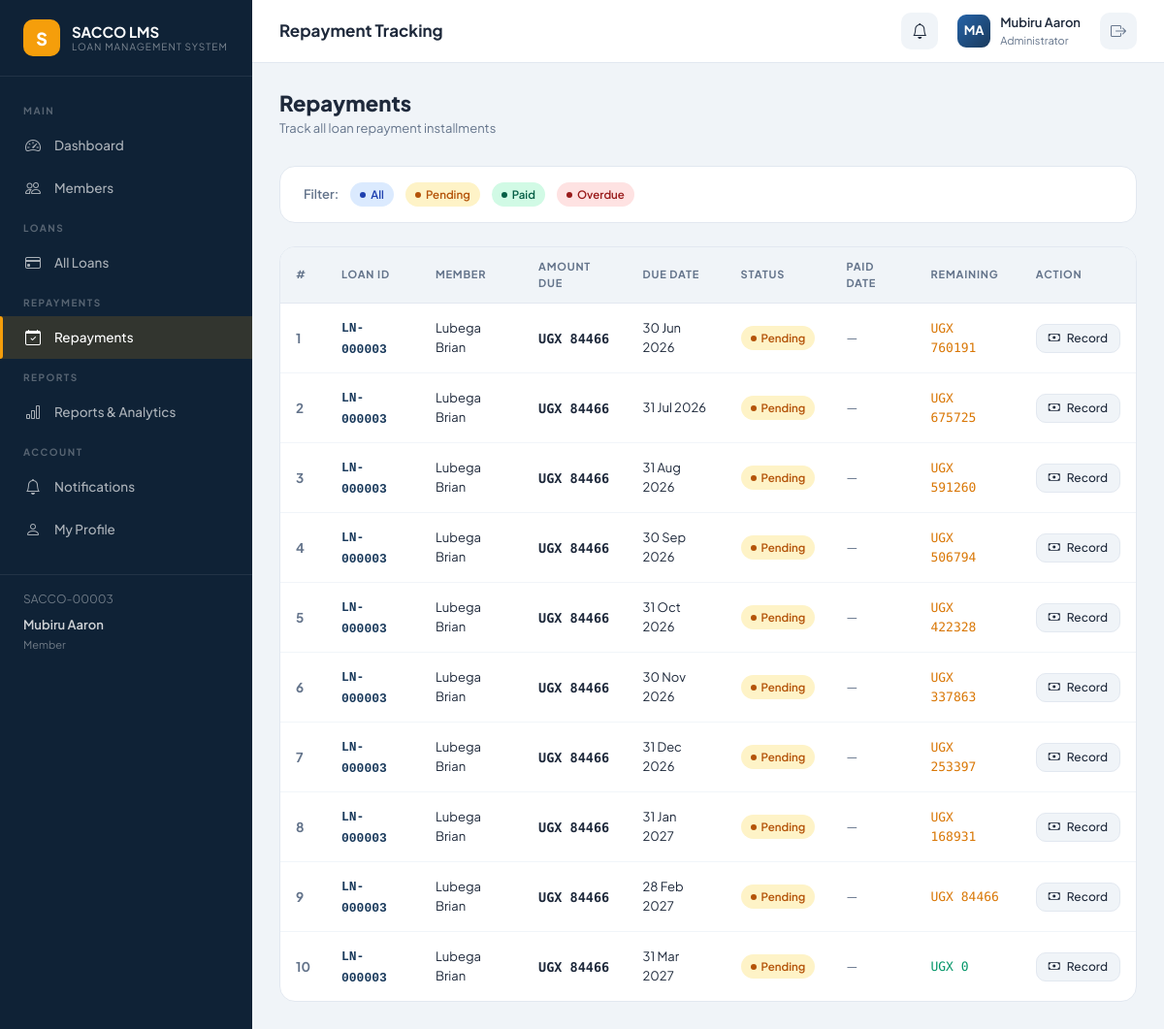
Screenshot of /repayments/ (signed in) with the database file from the repository.
### accounts/models.py (models this page shows, shortened)
class User(AbstractUser):
    ROLE_MEMBER = 'member'
    ROLE_ADMIN = 'admin'
    ROLE_CHOICES = [
        (ROLE_MEMBER, 'Member'),
        (ROLE_ADMIN, 'Administrator'),
    ]
    role = models.CharField(max_length=20, choices=ROLE_CHOICES, default=ROLE_MEMBER)
    national_id = models.CharField(max_length=20, unique=True, null=True, blank=True)
    phone_number = models.CharField(max_length=15, blank=True)
    address = models.TextField(blank=True)
    occupation = models.CharField(max_length=100, blank=True)
    monthly_income = models.DecimalField(max_digits=12, decimal_places=2, default=0)
    profile_photo = models.ImageField(upload_to='profiles/', null=True, blank=True)
    is_active = models.BooleanField(default=True)
    date_joined = models.DateTimeField(default=timezone.now)
    member_number = models.CharField(max_length=20, unique=True, null=True, blank=True)
    class Meta:
        verbose_name = 'User'
        verbose_name_plural = 'Users'
        ordering = ['-date_joined']
    @property
    def is_admin(self):
        return self.role == self.ROLE_ADMIN or self.is_staff

### repayments/models.py (models this page shows, shortened)
class Repayment(models.Model):
    STATUS_PENDING = 'pending'
    STATUS_PAID = 'paid'
    STATUS_OVERDUE = 'overdue'
    STATUS_CHOICES = [
        (STATUS_PENDING, 'Pending'),
        (STATUS_PAID, 'Paid'),
        (STATUS_OVERDUE, 'Overdue'),
    ]
    loan = models.ForeignKey('loans.Loan', on_delete=models.CASCADE, related_name='repayments')
    installment_number = models.PositiveIntegerField()
    amount_due = models.DecimalField(max_digits=12, decimal_places=2)
    amount_paid = models.DecimalField(max_digits=12, decimal_places=2, default=0)
    due_date = models.DateField()
    paid_date = models.DateField(null=True, blank=True)
    status = models.CharField(max_length=10, choices=STATUS_CHOICES, default=STATUS_PENDING)
    remaining_balance = models.DecimalField(max_digits=12, decimal_places=2, default=0)
    notes = models.TextField(blank=True)
    class Meta:
        ordering = ['installment_number']
        unique_together = ('loan', 'installment_number')

### loans/models.py (models this page shows, shortened)
class Loan(models.Model):
    STATUS_DRAFT = 'draft'
    STATUS_SUBMITTED = 'submitted'
    STATUS_UNDER_REVIEW = 'under_review'
    STATUS_APPROVED = 'approved'
    STATUS_REJECTED = 'rejected'
    STATUS_DISBURSED = 'disbursed'
    STATUS_COMPLETED = 'completed'
    STATUS_CHOICES = [
        (STATUS_DRAFT, 'Draft'),
        (STATUS_SUBMITTED, 'Submitted'),
        (STATUS_UNDER_REVIEW, 'Under Review'),
        (STATUS_APPROVED, 'Approved'),
        (STATUS_REJECTED, 'Rejected'),
        (STATUS_DISBURSED, 'Disbursed'),
        (STATUS_COMPLETED, 'Completed'),
    ]
    VALID_TRANSITIONS = {
        STATUS_DRAFT: [STATUS_SUBMITTED],
        STATUS_SUBMITTED: [STATUS_UNDER_REVIEW],
        STATUS_UNDER_REVIEW: [STATUS_APPROVED, STATUS_REJECTED],
        STATUS_APPROVED: [STATUS_DISBURSED],
        STATUS_REJECTED: [],
        STATUS_DISBURSED: [STATUS_COMPLETED],
        STATUS_COMPLETED: [],
    }
    loan_id = models.CharField(max_length=20, unique=True, blank=True)
    applicant = models.ForeignKey(settings.AUTH_USER_MODEL, on_delete=models.CASCADE,
        related_name='loans')
    loan_type = models.ForeignKey(LoanType, on_delete=models.PROTECT, null=True, blank=True)
    amount_requested = models.DecimalField(max_digits=12, decimal_places=2)
    interest_rate = models.DecimalField(max_digits=5, decimal_places=2, default=12.00)
    repayment_period = models.PositiveIntegerField(help_text="Duration in months")
    monthly_installment = models.DecimalField(max_digits=12, decimal_places=2, default=0)
    total_repayable = models.DecimalField(max_digits=12, decimal_places=2, default=0)
    purpose = models.TextField()
    status = models.CharField(max_length=20, choices=STATUS_CHOICES, default=STATUS_DRAFT)
    application_date = models.DateTimeField(default=timezone.now)
    reviewed_by = models.ForeignKey(settings.AUTH_USER_MODEL, on_delete=models.SET_NULL,
        null=True, blank=True, related_name='reviewed_loans')
    reviewed_at = models.DateTimeField(null=True, blank=True)
    rejection_reason = models.TextField(blank=True)
    disbursed_at = models.DateTimeField(null=True, blank=True)
    completed_at = models.DateTimeField(null=True, blank=True)
    notes = models.TextField(blank=True)
    class Meta:
        ordering = ['-application_date']

### repayments/views.py (the view)
# urls.py: path('', views.repayment_list_view, name='list'),
@login_required
def repayment_list_view(request):
    update_overdue_repayments()  # Update overdue statuses
    if request.user.is_admin:
        repayments = Repayment.objects.select_related('loan', 'loan__applicant').all()
        status_filter = request.GET.get('status', '')
        if status_filter:
            repayments = repayments.filter(status=status_filter)
    else:
        repayments = Repayment.objects.filter(
            loan__applicant=request.user
        ).select_related('loan')
    context = {
        'repayments': repayments,
        'status_choices': Repayment.STATUS_CHOICES,
        'status_filter': request.GET.get('status', ''),
    }
    return render(request, 'repayments/repayment_list.html', context)

### notifications/context_processors.py (called while the page is built)
def notifications_processor(request):
    if request.user.is_authenticated:
        unread_count = request.user.notifications.filter(is_read=False).count()
        recent_notifications = request.user.notifications.filter(is_read=False)[:5]
        return {
            'unread_notifications_count': unread_count,
            'recent_notifications': recent_notifications,
        }
    return {'unread_notifications_count': 0, 'recent_notifications': []}

### repayments/services.py (called while the page is built)
def update_overdue_repayments():
    from .models import Repayment
    today = date.today()
    overdue = Repayment.objects.filter(status=Repayment.STATUS_PENDING, due_date__lt=today)
    count = overdue.update(status=Repayment.STATUS_OVERDUE)
    return count

### templates/repayments/repayment_list.html (shortened to what this page needs)
{% extends 'base.html' %}
{% block page_title %}Repayment Tracking{% endblock %}
{% block content %}
<div class="page-header">
    <div>
        <h1>Repayments</h1>
        <p>{% if user.is_admin %}Track all loan repayment installments{% else %}Your payment schedule and history{% endif %}</p>
    </div>
</div>
<div class="content-card mb-4">
    <div class="card-body-custom" style="padding:16px 24px;">
        <form method="get" style="display:flex; gap:12px; flex-wrap:wrap; align-items:center;">
            <span style="font-size:13px; font-weight:600; color:#64748b;">Filter:</span>
            <a href="{% url 'repayments:list' %}" class="status-badge badge-disbursed" style="text-decoration:none; opacity:{% if not status_filter %}1{% else %}0.5{% endif %};">All</a>
            {% for value, label in status_choices %}
            <a href="?status={{ value }}" class="status-badge badge-{{ value }}" style="text-decoration:none; opacity:{% if status_filter == value or not status_filter %}1{% else %}0.5{% endif %};">
                {{ label }}
            </a>
            {% endfor %}
        </form>
    </div>
</div>
<div class="content-card">
    <div style="overflow-x:auto;">
        <table class="sacco-table">
            <thead>
                <tr>
                    <th>#</th>
                    <th>Loan ID</th>
                    {% if user.is_admin %}<th>Member</th>{% endif %}
                    <th>Amount Due</th>
                    <th>Due Date</th>
                    <th>Status</th>
                    <th>Paid Date</th>
                    <th>Remaining</th>
                    {% if user.is_admin %}<th>Action</th>{% endif %}
                </tr>
            </thead>
            <tbody>
                {% for repayment in repayments %}
                <tr {% if repayment.status == 'overdue' %}style="background:#fff5f5;"{% endif %}>
                    <td style="font-weight:700; color:#64748b;">{{ repayment.installment_number }}</td>
                    <td>
                        <a href="{% url 'loans:detail' repayment.loan.pk %}" style="font-family:monospace; font-weight:700; color:#1a3a5c; text-decoration:none; font-size:13px;">
                            {{ repayment.loan.loan_id }}
                        </a>
                    </td>
                    {% if user.is_admin %}
                    <td style="font-size:13px;">{{ repayment.loan.applicant.get_full_name }}</td>
                    {% endif %}
                    <td class="money" style="font-weight:700;">UGX {{ repayment.amount_due|floatformat:0 }}</td>
                    <td style="font-size:13px; {% if repayment.status == 'overdue' %}color:#dc2626; font-weight:600;{% endif %}">
                        {{ repayment.due_date|date:"d M Y" }}
                    </td>
                    <td><span class="status-badge badge-{{ repayment.status }}">{{ repayment.get_status_display }}</span></td>
                    <td style="font-size:13px; color:#64748b;">
                        {% if repayment.paid_date %}{{ repayment.paid_date|date:"d M Y" }}{% else %}—{% endif %}
                    </td>
                    <td class="money" style="font-size:13px; {% if repayment.remaining_balance > 0 %}color:#d97706;{% else %}color:#059669;{% endif %}">
                        UGX {{ repayment.remaining_balance|floatformat:0 }}
                    </td>
                    {% if user.is_admin %}
                    <td>
                        {% if repayment.status != 'paid' %}
                        <a href="{% url 'repayments:record_payment' repayment.pk %}" class="btn-ghost" style="font-size:12px; padding:5px 12px;">
                            <i class="bi bi-cash"></i> Record
                        </a>
                        {% else %}
                        <span style="color:#059669; font-size:12px;"><i class="bi bi-check-circle"></i></span>
                        {% endif %}
                    </td>
                    {% endif %}
                </tr>
                {% endfor %}
            </tbody>
        </table>
    </div>
</div>
{% endblock %}

### templates/base.html (shortened to what this page needs)
<!DOCTYPE html>
<html lang="en">
<head>
    <link rel="stylesheet" href="https://cdn.jsdelivr.net/npm/bootstrap@5.3.2/dist/css/bootstrap.min.css">
    <link rel="stylesheet" href="https://cdn.jsdelivr.net/npm/bootstrap-icons@1.11.2/font/bootstrap-icons.min.css">
</head>
<body>
{% if user.is_authenticated %}
<aside class="sidebar" id="sidebar">
    <div class="sidebar-brand">
        <div class="brand-icon">S</div>
        <div class="brand-text">
            SACCO LMS
            <span>Loan Management System</span>
        </div>
    </div>
    <nav class="sidebar-nav">
        <div class="nav-section-label">Main</div>
        <a href="{% url 'dashboard:index' %}" class="sidebar-link {% if request.resolver_match.app_name == 'dashboard' %}active{% endif %}">
            <i class="bi bi-speedometer2"></i> Dashboard
        </a>
        {% if user.is_admin %}
        <a href="{% url 'accounts:member_list' %}" class="sidebar-link {% if request.resolver_match.url_name == 'member_list' %}active{% endif %}">
            <i class="bi bi-people"></i> Members
        </a>
        {% endif %}
        <div class="nav-section-label">Loans</div>
        <a href="{% url 'loans:list' %}" class="sidebar-link {% if request.resolver_match.app_name == 'loans' %}active{% endif %}">
            <i class="bi bi-credit-card"></i> {% if user.is_admin %}All Loans{% else %}My Loans{% endif %}
        </a>
        <div class="nav-section-label">Repayments</div>
        <a href="{% url 'repayments:list' %}" class="sidebar-link {% if request.resolver_match.app_name == 'repayments' %}active{% endif %}">
            <i class="bi bi-calendar-check"></i> Repayments
        </a>
        {% if user.is_admin %}
        <div class="nav-section-label">Reports</div>
        <a href="{% url 'reports:index' %}" class="sidebar-link {% if request.resolver_match.app_name == 'reports' %}active{% endif %}">
            <i class="bi bi-bar-chart"></i> Reports & Analytics
        </a>
        {% endif %}
        <div class="nav-section-label">Account</div>
        <a href="{% url 'notifications:list' %}" class="sidebar-link {% if request.resolver_match.app_name == 'notifications' %}active{% endif %}">
            <i class="bi bi-bell"></i> Notifications
        </a>
        <a href="{% url 'accounts:profile' %}" class="sidebar-link {% if request.resolver_match.url_name == 'profile' %}active{% endif %}">
            <i class="bi bi-person"></i> My Profile
        </a>
        <div style="padding: 16px 24px; margin-top: 24px; border-top: 1px solid rgba(255,255,255,0.08);">
            <div style="font-size: 12px; color: rgba(255,255,255,0.4); margin-bottom: 8px;">
                {{ user.member_number }}
            </div>
            <div style="font-size: 13px; color: rgba(255,255,255,0.8); font-weight: 600;">
                {{ user.get_full_name|default:user.username }}
            </div>
            <div style="font-size: 11px; color: rgba(255,255,255,0.4); margin-top: 2px;">
                {{ user.get_role_display }}
            </div>
        </div>
    </nav>
</aside>
<div class="main-wrapper">
    <header class="topbar">
        <div class="topbar-title">{% block page_title %}Dashboard{% endblock %}</div>
        <div class="topbar-actions">
            <a href="{% url 'notifications:list' %}" class="topbar-btn" style="text-decoration:none; color: inherit;">
                <i class="bi bi-bell"></i>
            </a>
            <div class="dropdown">
                <a href="{% url 'accounts:profile' %}" class="topbar-user">
                    <div class="user-avatar">
                        {{ user.first_name|first|upper }}{{ user.last_name|first|upper }}
                    </div>
                    <div class="user-info">
                        <span class="user-name">{{ user.get_full_name|default:user.username|truncatechars:18 }}</span>
                        <span class="user-role">{% if user.is_admin %}Administrator{% else %}Member{% endif %}</span>
                    </div>
                </a>
            </div>
            <a href="{% url 'accounts:logout' %}" class="topbar-btn" title="Logout">
                <i class="bi bi-box-arrow-right"></i>
            </a>
        </div>
    </header>
    <main class="page-content">
        {% block content %}{% endblock %}
    </main>
</div>
{% else %}
{% block auth_content %}{% endblock %}
{% endif %}
</body>
</html>

### rows the page displays
User: member_number "SACCO-00003", get_full_name "Mubiru Aaron", role "Member", first_name|first "M", last_name|first "A"
Repayment: installment_number "1", loan.loan_id "LN-000003", loan.applicant.get_full_name "Lubega Brian", amount_due "84466", due_date "30 Jun 2026", status "Pending", remaining_balance "760191", shows "Record"
Repayment: installment_number "2", loan.loan_id "LN-000003", loan.applicant.get_full_name "Lubega Brian", amount_due "84466", due_date "31 Jul 2026", status "Pending", remaining_balance "675725", shows "Record"
Repayment: installment_number "3", loan.loan_id "LN-000003", loan.applicant.get_full_name "Lubega Brian", amount_due "84466", due_date "31 Aug 2026", status "Pending", remaining_balance "591260", shows "Record"
Repayment: installment_number "4", loan.loan_id "LN-000003", loan.applicant.get_full_name "Lubega Brian", amount_due "84466", due_date "30 Sep 2026", status "Pending", remaining_balance "506794", shows "Record"
Repayment: installment_number "5", loan.loan_id "LN-000003", loan.applicant.get_full_name "Lubega Brian", amount_due "84466", due_date "31 Oct 2026", status "Pending", remaining_balance "422328", shows "Record"
Repayment: installment_number "6", loan.loan_id "LN-000003", loan.applicant.get_full_name "Lubega Brian", amount_due "84466", due_date "30 Nov 2026", status "Pending", remaining_balance "337863", shows "Record"
Repayment: installment_number "7", loan.loan_id "LN-000003", loan.applicant.get_full_name "Lubega Brian", amount_due "84466", due_date "31 Dec 2026", status "Pending", remaining_balance "253397", shows "Record"
Repayment: installment_number "8", loan.loan_id "LN-000003", loan.applicant.get_full_name "Lubega Brian", amount_due "84466", due_date "31 Jan 2027", status "Pending", remaining_balance "168931", shows "Record"
Repayment: installment_number "9", loan.loan_id "LN-000003", loan.applicant.get_full_name "Lubega Brian", amount_due "84466", due_date "28 Feb 2027", status "Pending", remaining_balance "84466", shows "Record"
Repayment: installment_number "10", loan.loan_id "LN-000003", loan.applicant.get_full_name "Lubega Brian", amount_due "84466", due_date "31 Mar 2027", status "Pending", remaining_balance "0", shows "Record"

### other values shown
{{ label }} "Pending" "Paid" "Overdue"
